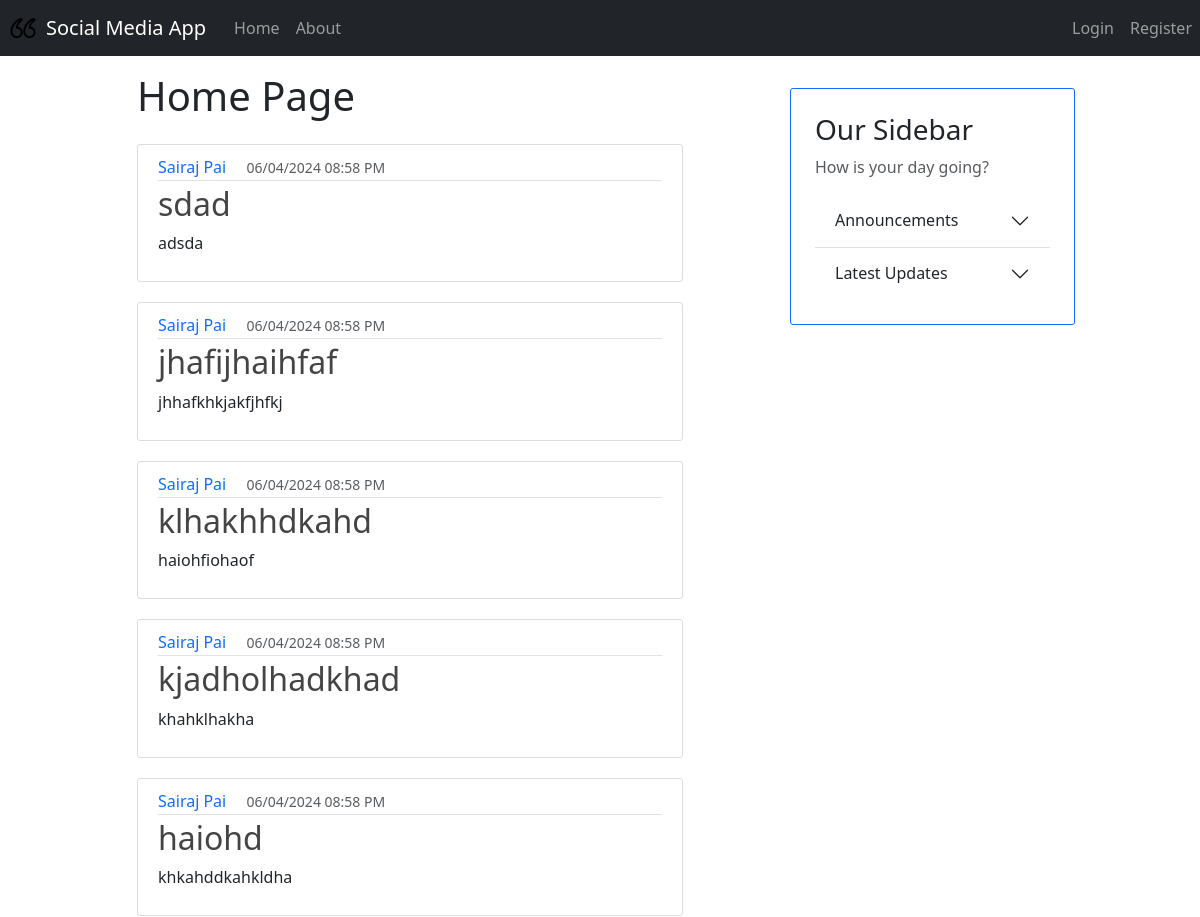
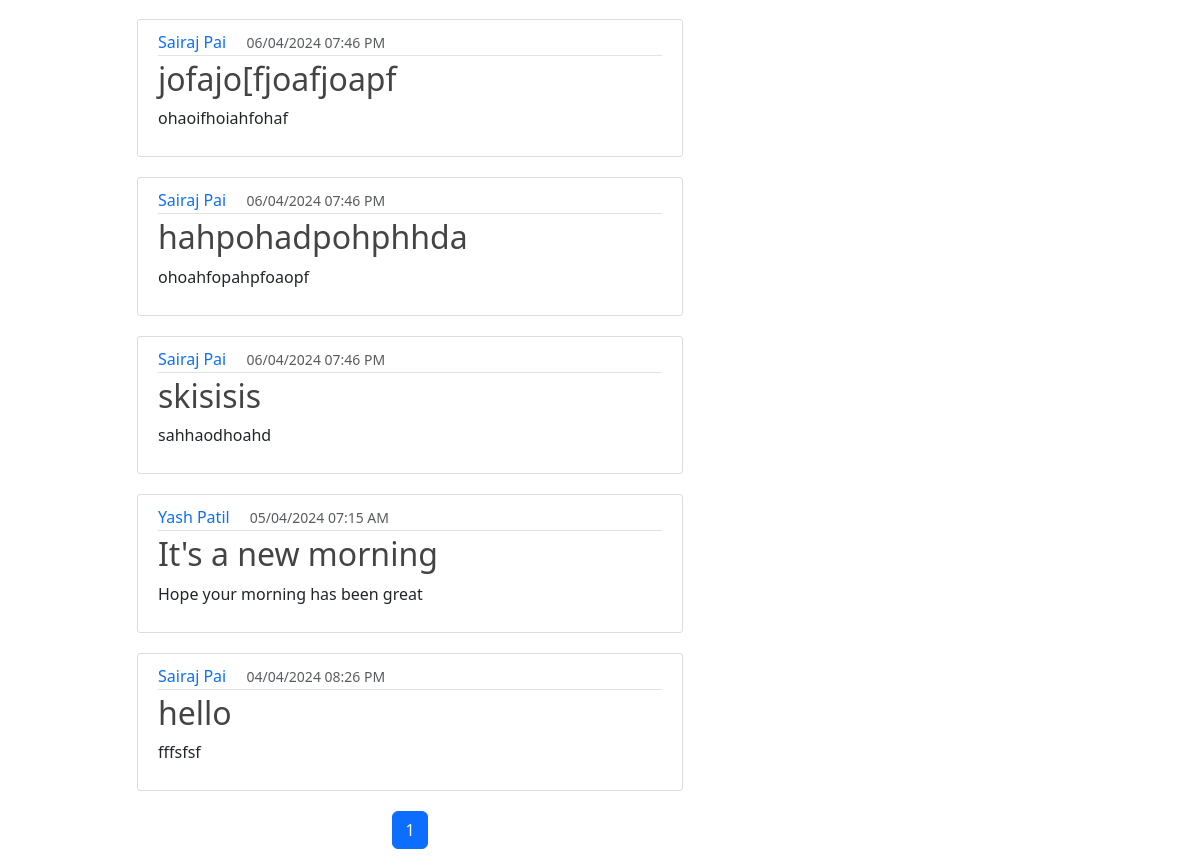
Before: / with the older database file (2 pictures, top to bottom).
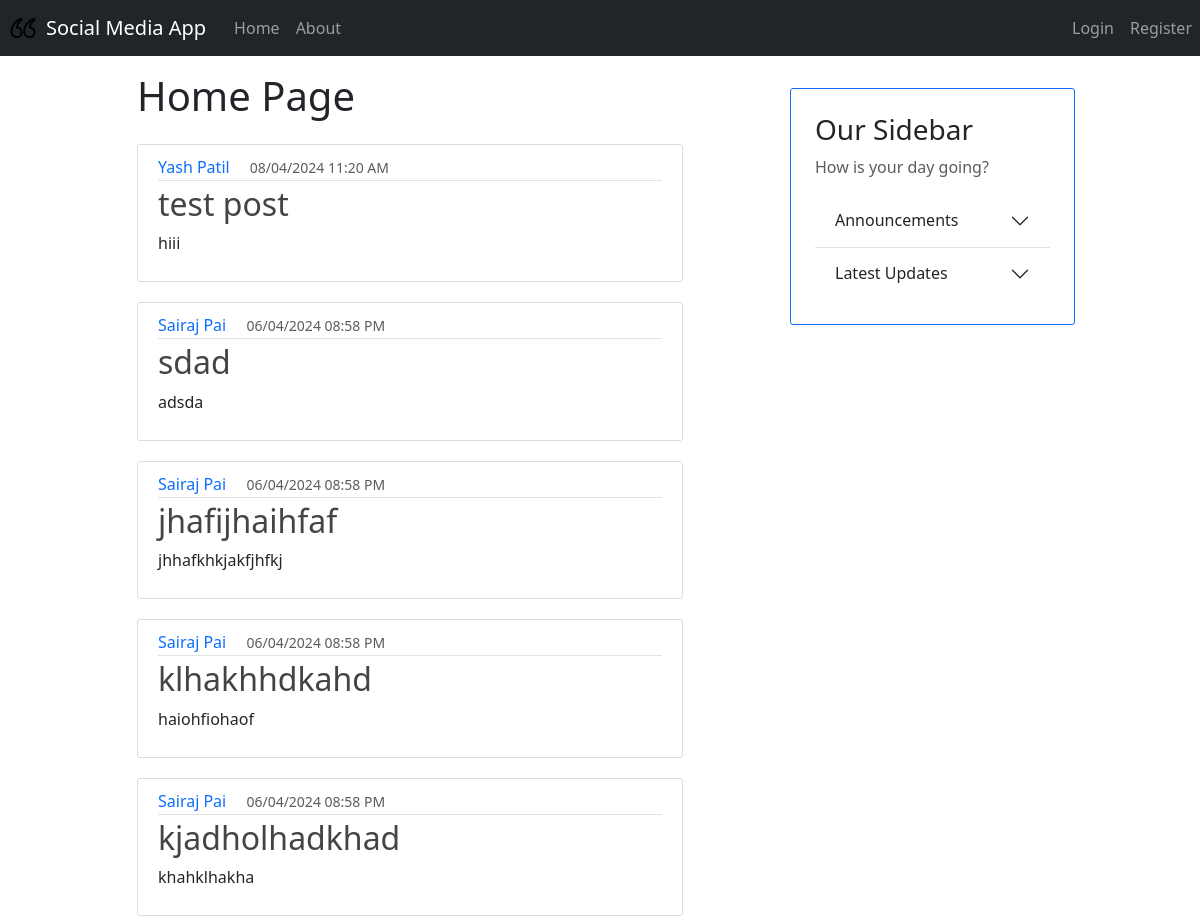
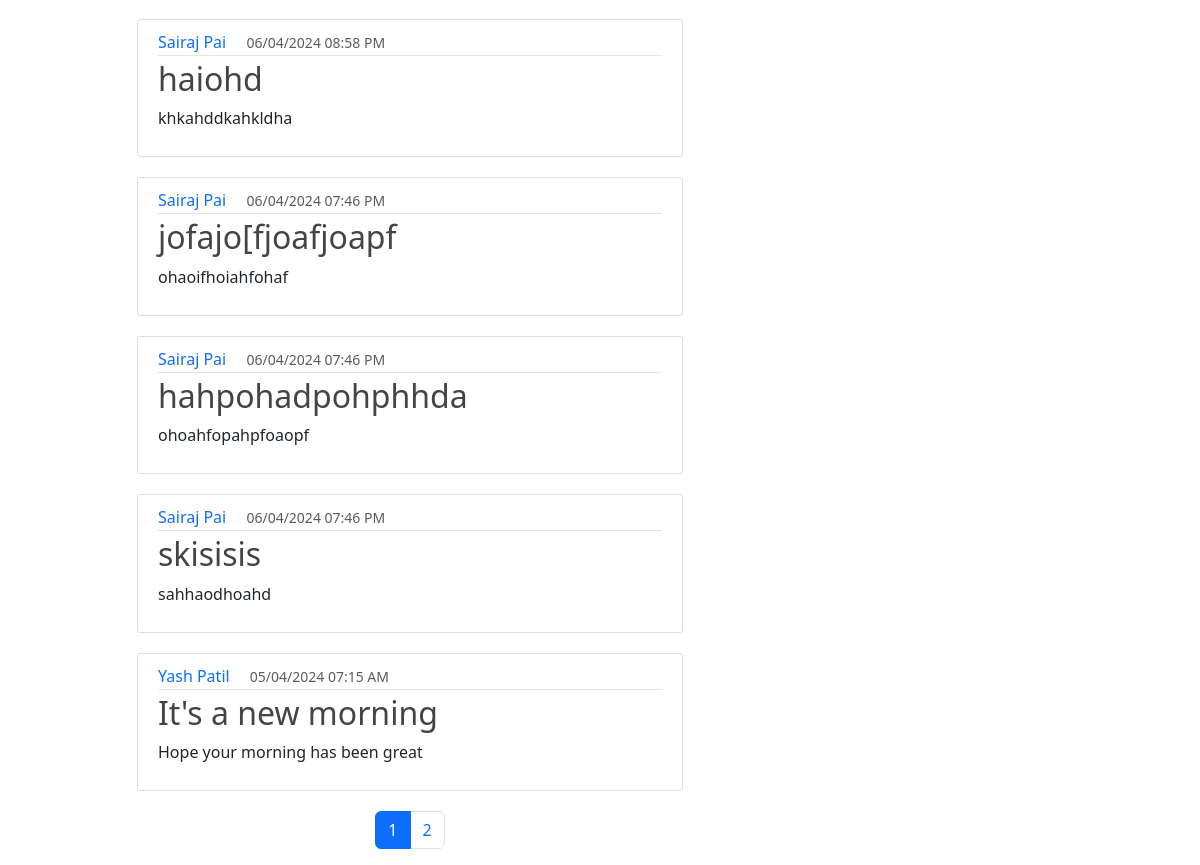
After: the same page with the newer database file (2 pictures, top to bottom).
### models.py (models this page shows, shortened)
class Base(DeclarativeBase): # pylint: disable=too-few-public-methods
    pass

class Posts(Base): # pylint: disable=too-few-public-methods
    __tablename__ = "posts"
    id: Mapped[int] = mapped_column(primary_key=True)
    title: Mapped[str] = mapped_column(nullable=False)
    text: Mapped[str] = mapped_column(nullable=False)
    image: Mapped[Optional[str]] = mapped_column()
    likes: Mapped[List["Likes"]] = relationship(back_populates="post")
    timestamp: Mapped[int] = mapped_column(nullable=False)
    owner_id: Mapped[str] = mapped_column(ForeignKey("user_account.username"))
    owner: Mapped["User"] = relationship(back_populates="posts")
    comments: Mapped[List["Comments"]] = relationship(back_populates="post")
    no_of_likes = column_property(
        select(func.count(Likes.id))
        .where(Likes.liked_post_id == id)
        .scalar_subquery()
    )

class User(Base, UserMixin): # pylint: disable=too-few-public-methods
    __tablename__ = "user_account"
    username: Mapped[str] = mapped_column(primary_key=True)
    fullname: Mapped[str] = mapped_column(nullable=False)
    email: Mapped[str] = mapped_column(nullable=False, unique=True)
    password: Mapped[str] = mapped_column(nullable=False)
    profile_pic_url: Mapped[Optional[str]] = mapped_column(default="user.png")
    posts: Mapped[List["Posts"]] = relationship(back_populates="owner")

### app.py (the view)
@app.route("/")
def home():
    page = request.args.get('page', 1, type=int)
    query = db.select(Posts).order_by(Posts.timestamp.desc())
    posts = db.paginate(query, page = page, per_page=10)
    tz=timezone("Asia/Kolkata")
    return render_template('home.html', title='Home', page=page,
                           posts=posts,datetime=datetime,tz=tz)

### templates/home.html
{% extends "layout.html" %}
{% import "macros.html" as macro %}
{% block content %}
    {% if current_user.is_authenticated %}
        <h1 class="mt-2 mb-4"> Welcome, {{ current_user.fullname }}! </h1>
    {% else %}
        <h1 class="mt-2 mb-4"> Home Page </h1>
    {% endif %}
    {% for post in posts %}
        <article class="media content-section">
            {{ macro.render_post(post, datetime, tz) }}
        </article>
    {% endfor %}
    <div class="container mt-6">
      <ul class="pagination justify-content-center">
        {% for page in posts.iter_pages(left_edge=1,right_edge=1, left_current=2, right_current=2) %}
          {% if page %}
            {% if posts.page == page %}
            <li class="page-item active"><a class="page-link" href="{{ url_for('home', page=page) }}">{{ page }}</a></li>
            {% else %}
            <li class="page-item"><a class="page-link" href="{{ url_for('home', page=page) }}">{{ page }}</a></li>
            {% endif %}
          {% else %}
          <li class="page-item disabled"><span class="page-link">...</span></li>
          {% endif %}
        {% endfor %}
      </ul>
    </div>
{% endblock %}

### templates/layout.html (shortened to what this page needs)
<!DOCTYPE html>
<html lang="en">
<head>
    <link href="https://cdn.jsdelivr.net/npm/bootstrap@5.3.3/dist/css/bootstrap.min.css" rel="stylesheet">
    <link rel="stylesheet" type="text/css" href="{{ url_for('static', filename='main.css') }}">
</head>
<body>
    <nav class="navbar navbar-expand-md navbar-dark bg-dark mb-2">
         <img src="{{ url_for('static', filename='icon.png') }}" width="30" height="30" class="d-inline-block align-top me-2 ms-2" alt="App Icon">
        <a class="navbar-brand mx-auto" href="#">Social Media App</a>
        <div class="collapse navbar-collapse" id="navbarNav">
            <ul class="navbar-nav">
                <li class="nav-item active">
                    <a class="nav-link" href="{{ url_for('home') }}">Home </a>
                </li>
                <li class="nav-item">
                    <a class="nav-link" href="{{ url_for('about') }}">About</a>
                </li>
            </ul>
            <ul class="navbar-nav ms-auto">
                {% if not current_user.is_authenticated %}
                    <li class="nav-item">
                        <a class="nav-link" href="{{ url_for('login') }}">Login</a>
                    </li>
                    <li class="nav-item">
                        <a class="nav-link" href="{{ url_for('register') }}">Register</a>
                    </li>
                {% endif %}
            </ul>
        </div>
    </nav>
    <div class="container">
        <div class="row align-items-start">
            <div class="col-md-6 offset-md-1 col-12">
                {% block content %}
                {% endblock %}
            </div>
            <div class="col-md-3 offset-md-1 col-10 offset-1 p-4 mt-4 border border-primary content-section">
                <div class="sidebar">
                    <h3>Our Sidebar</h3>
                    <p class='text-muted'>How is your day going?</p>
                    <div class="accordion accordion-flush" id="accordionFlushExample">
                        <div class="accordion-item">
                            <h2 class="accordion-header" id="flush-headingOne">
                                <button class="accordion-button collapsed" type="button" data-bs-toggle="collapse" data-bs-target="#flush-collapseOne" aria-expanded="false" aria-controls="flush-collapseOne">
                                    Announcements
                                </button>
                            </h2>
                        </div>
                        <div class="accordion-item">
                            <h2 class="accordion-header" id="flush-headingTwo">
                                <button class="accordion-button collapsed" type="button" data-bs-toggle="collapse" data-bs-target="#flush-collapseTwo" aria-expanded="false" aria-controls="flush-collapseTwo">
                                    Latest Updates
                                </button>
                            </h2>
                        </div>
                    </div>
                </div>
            </div>
        </div>
    </div>
</body>
</html>

### templates/macros.html
{% macro render_post(post, datetime, tz) -%}
    <div class="media-body">
        <div class="article-metadata">
            <a class="text-decoration-none me-3" href="#">{{ post.owner.fullname }}</a>
            <small class="text-muted">{{ datetime.fromtimestamp(post.timestamp, tz=tz).strftime('%d/%m/%Y %I:%M %p') }}</small>
        </div>
        <h2><a class="article-title text-decoration-none" href="{{ url_for('post',post_id=post.id) }}">{{ post.title }}</a></h2>
        <p class="article-content">{{ post.text }}</p>
    </div>
{%- endmacro %}

### static/main.css (style rules this page uses)
.content-section { background: #ffffff; padding: 10px 20px; border: 1px solid #dddddd; border-radius: 8px; margin-bottom: 20px; }
#navbarNav { padding-left: 20px; }
.content-section { background: #ffffff; padding: 10px 20px; border: 1px solid #dddddd; border-radius: 3px; margin-bottom: 20px; }
.article-title { color: #444444; }
.article-content { white-space: pre-line; }
.article-metadata { padding-bottom: 1px; margin-bottom: 4px; border-bottom: 1px solid #e3e3e3 }

Changed rows visible on the page:
no longer on this page (row unchanged): Posts: owner.fullname "Sairaj Pai", fromtimestamp "04/04/2024 08:26 PM", title "hello", text "fffsfsf"
added Posts: owner.fullname "Yash Patil", fromtimestamp "08/04/2024 11:20 AM", title "test post", text "hiii"
Other visible differences:
new list line: "2"
